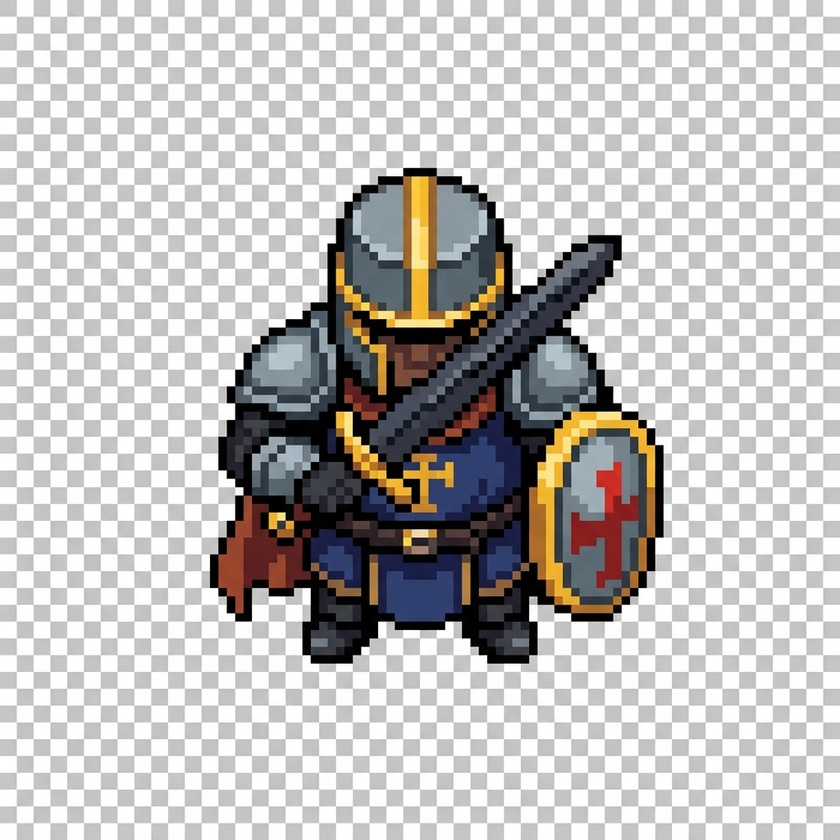
#> input picture client/warrior.jpg, 840 x 840 px, shrunk from 1024 x 1024 before the run, found by its file name
$ python remove_bg.py
#> lines starting #> are read from the running program, lines starting #| are printed output that depends on the picture
from PIL import Image
import os

assets_dir = "client/assets"
images = ["warrior.jpg", "mage.jpg", "ranger.jpg", "healer.jpg"]

for img_name in images:
    img_path = os.path.join(assets_dir, img_name)
    if not os.path.exists(img_path):
        continue

    img = Image.open(img_path).convert("RGBA")
    datas = img.getdata()

    newData = []

    # We will sample the top-left pixel to determine the background color
    bg_color = datas[0]
#> bg_color = (197, 197, 197, 255)
    # In case of checkerboard, we might also want to sample 1 pixel over
    bg_color_2 = datas[1]
#> bg_color_2 = (197, 197, 197, 255)

    tolerance = 40

    for item in datas:
        # Check if pixel is close to bg_color 1 or 2
        match1 = abs(item[0] - bg_color[0]) < tolerance and abs(item[1] - bg_color[1]) < tolerance and abs(item[2] - bg_color[2]) < tolerance
        match2 = abs(item[0] - bg_color_2[0]) < tolerance and abs(item[1] - bg_color_2[1]) < tolerance and abs(item[2] - bg_color_2[2]) < tolerance

        # If it's a light pixel and matches the background, make it transparent
        if (match1 or match2) and item[0] > 100:
            newData.append((255, 255, 255, 0))
        else:
            newData.append(item)
#> this loop made 705600 passes
#> after the loop, newData = 705600 items

    img.putdata(newData)
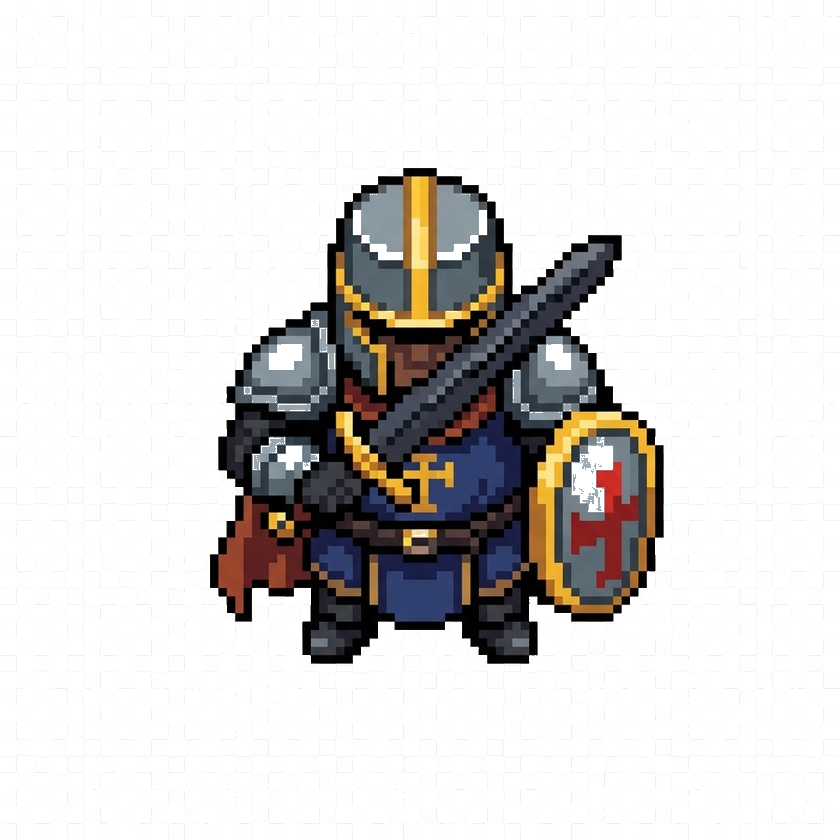
#> img: PIL image 840x840 RGBA; mean R, G, B, A 216.3, 214.2, 213.1, 148.5; transparent parts drawn white

    new_name = img_name.replace(".jpg", ".png")
    img.save(os.path.join(assets_dir, new_name), "PNG")
    print(f"Processed {img_name} -> {new_name}")
#> pass 2 of the loop `for img_name in images:`:
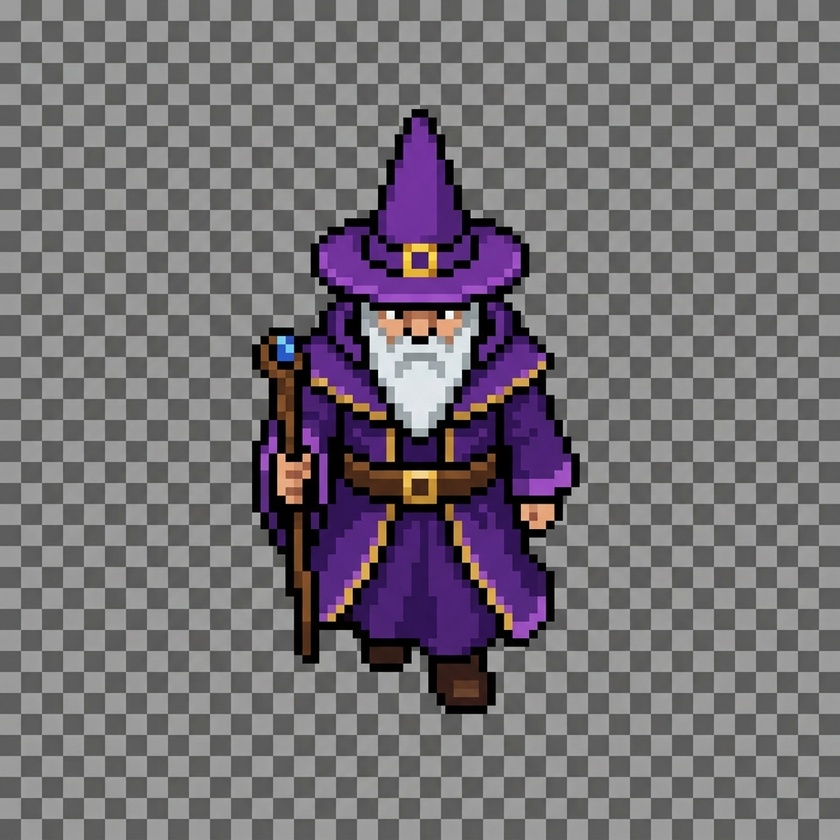
#> input picture client/assets/mage.jpg, 840 x 840 px, shrunk from 1024 x 1024 before the run
#> bg_color = (157, 157, 157, 255)
#> the loop `for item in datas:` made 705600 passes
#> `img.putdata(newData)`:
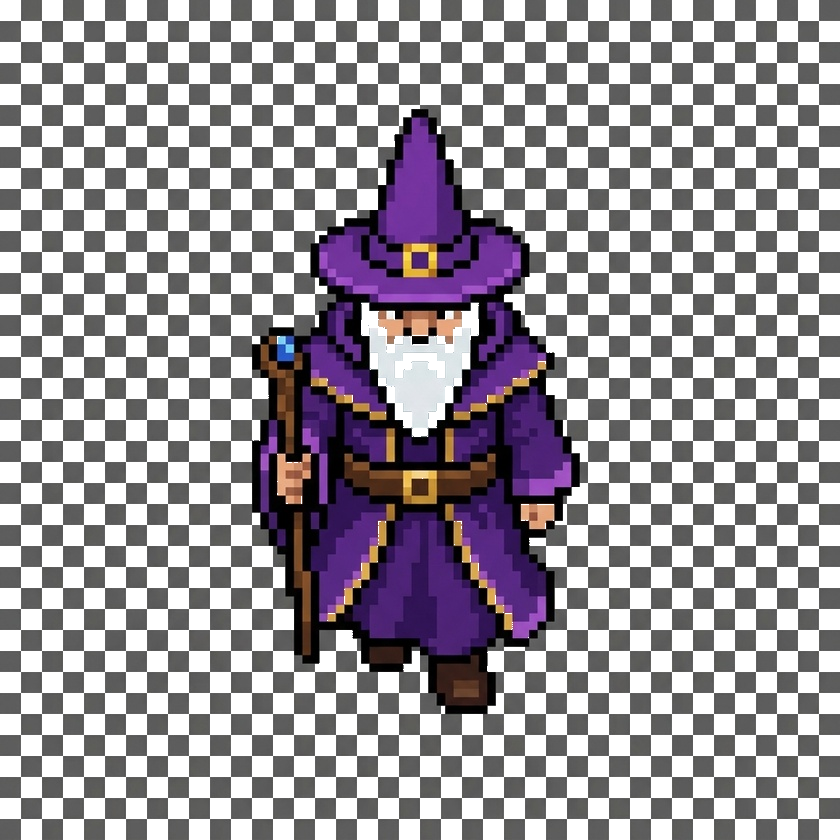
#> img: PIL image 840x840 RGBA; mean R, G, B, A 157.2, 152.2, 158.3, 148.8; transparent parts drawn white
#> pass 3 of the loop `for img_name in images:`:
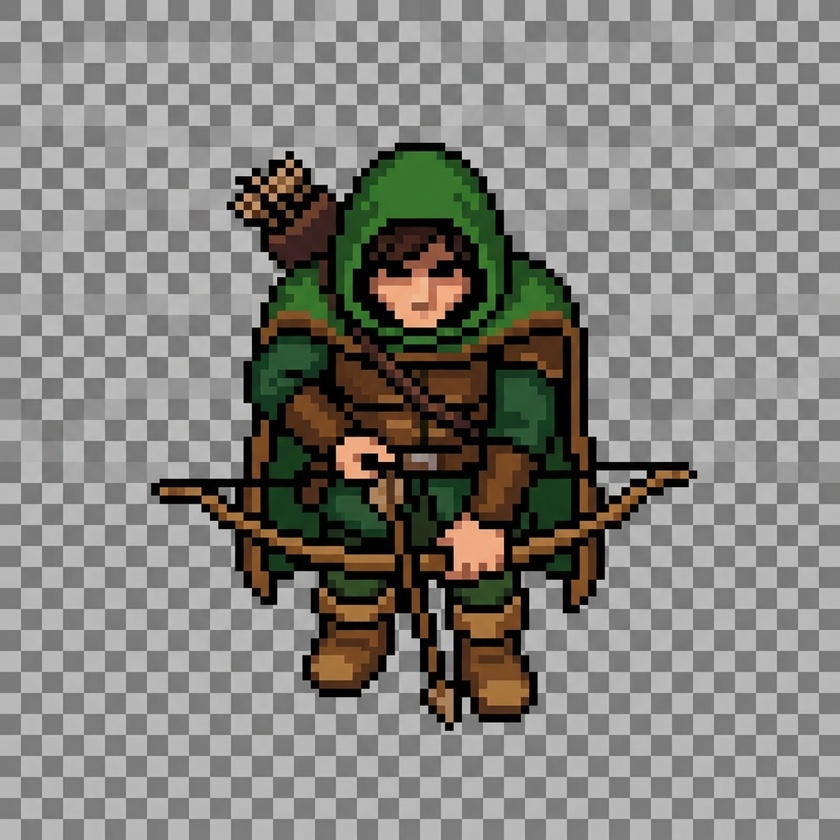
#> input picture client/assets/ranger.jpg, 840 x 840 px, shrunk from 1024 x 1024 before the run
#> bg_color = (123, 123, 123, 255)
#> bg_color_2 = (122, 122, 122, 255)
#> the loop `for item in datas:` made 705600 passes
#> `img.putdata(newData)`:
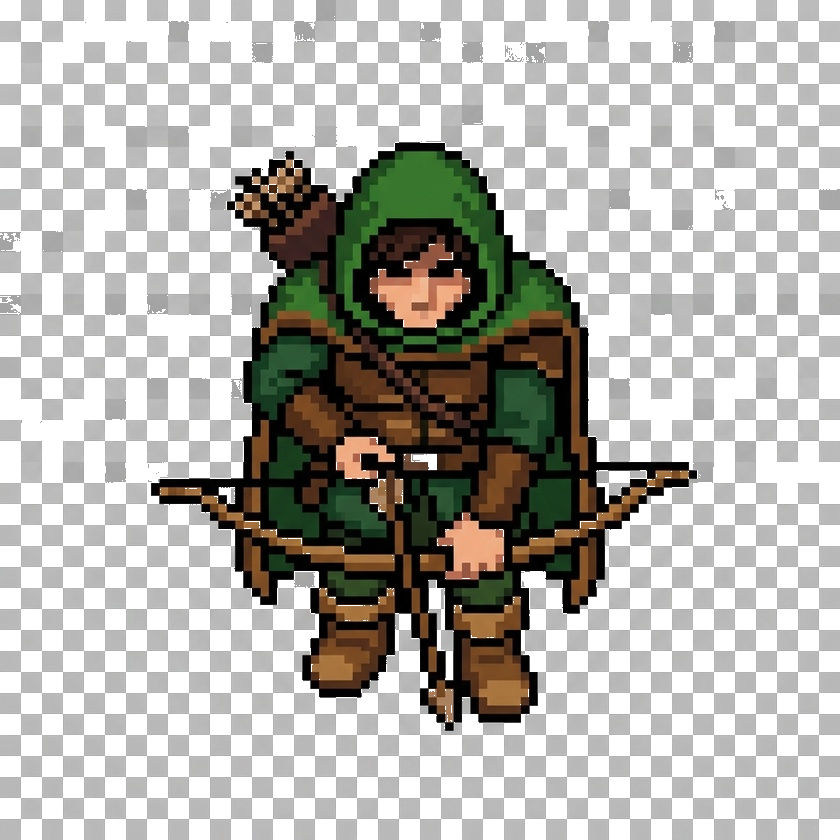
#> img: PIL image 840x840 RGBA; mean R, G, B, A 182.5, 181.1, 176, 154.2; transparent parts drawn white
#> the loop made 4 passes; the first 3 are shown
